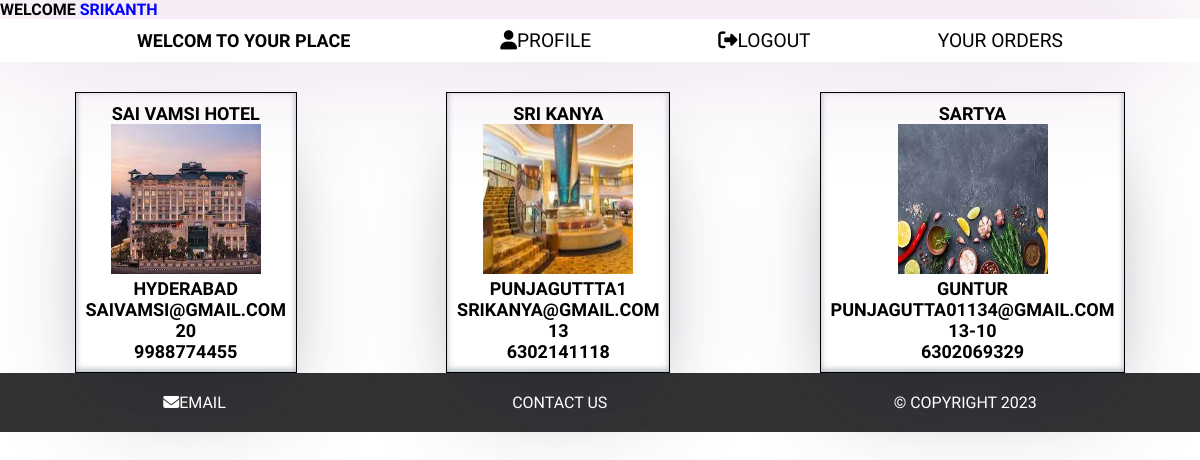
/proapp18/home/ (signed in), run on an earlier commit of the app's database.
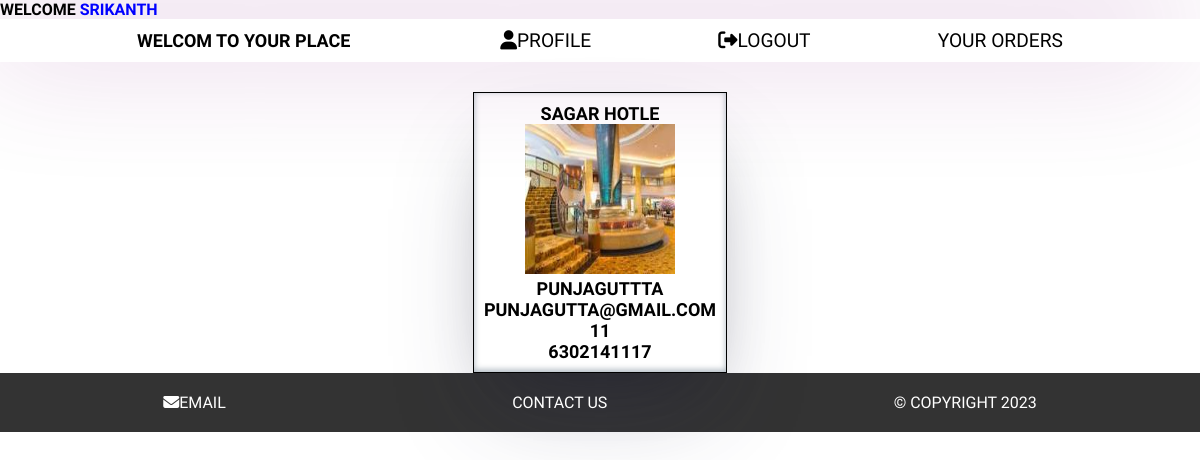
And on a later commit of the database.
### owner_app/models.py (models this page shows)
class owner_model(User):
    phone = models.PositiveBigIntegerField(unique=True)
    dob = models.DateField(auto_now=False,auto_now_add=False)
    gender = models.CharField(max_length=10,choices=[['Male','Male'],['Female','Female']])
    restarunt_name=models.CharField(max_length=50)
    restarunt_address=models.CharField(max_length=200)
    restarunt_email=models.EmailField(unique=True)
    restarunt_phoneno=models.PositiveBigIntegerField(unique=True)
    restarunt_location=models.CharField(max_length=150,choices=[['punjagutta','punjagutta'],['hitech city','hitech city'],['kphb','kphb']])
    image=models.ImageField()
    time=models.CharField(max_length=50)
    date_of_join=models.DateTimeField(auto_now=True)

### proapp18/views.py (the view)
@login_required(login_url='/login')
def home_view(request):
    res=owner_model.objects.all()
    return render(request=request,template_name='Hotel_home.html',context={'data':res})

### proapp18/templates/Hotel_home.html (shortened to what this page needs)
<!DOCTYPE html>
<html lang="en">
<head>
    <!-- {% load static %}
    <link rel="stylesheet" href="{% static 'css/hotel1.css'%}"> -->
</head>
<body>
 {% include 'partials/_header.html' %}
<div id="div1">
  {% if data %}
    {% for i in data%}
    <div id="div-home">
    <h4>{{i.restarunt_name}}</h4>
    <a href="{% url 'proapp18:category_user' pk=i.id %}"><img src="{{i.image.url}}" alt="" height="
    150px" width="150px"></a>
    <h4>{{i.restarunt_address}}</h4>
    <h4>{{i.restarunt_email}}</h4>
    <h4>{{i.time}}</h4>
    <h4>{{i.phone}}</h4>
    </div>
    {% endfor %}
    {% endif %}
  </div>
  {% include 'partials/_footer.html' %}
</body>
</html>

### proapp18/templates/partials/_header.html (shortened to what this page needs)
<!DOCTYPE html>
<html lang="en">
<head>
<link
rel="stylesheet"
href="https://site-assets.fontawesome.com/releases/v6.5.1/css/all.css"
>
<link
rel="stylesheet"
href="https://site-assets.fontawesome.com/releases/v6.5.1/css/sharp-thin.css"
>
</head>
<body>
  <h4>welcome <span id="userNameSpan">{{user}}</span></h4>
  <header>
    <nav id="nav-home">
      <ul type="none" id="ul-home">
      <h1 id="h1-home">welcom to Your place</h1>
      <li><a href="{% url 'proapp18:customer_update' pk=user.id %}"><i class="fa-solid fa-user" class="icon-user"></i>profile</a></li>
      <li><a href="{% url 'proapp18:logout' %}"><i class="fa-solid fa-right-from-bracket" class="icon-user"></i>logout</a></li>
      <li><a href="{% url 'buy_app:order_details' %}">Your Orders</a></li>
    </ul>
    </nav>
  </header>
</body>
</html>

### owner_app/templates/partials/_footer.html (shortened to what this page needs)
<!DOCTYPE html>
<html lang="en">
<head>
    <link
rel="stylesheet"
href="https://site-assets.fontawesome.com/releases/v6.5.1/css/all.css"
>
<link
rel="stylesheet"
href="https://site-assets.fontawesome.com/releases/v6.5.1/css/sharp-thin.css"
>
</head>
<body>
    <div id="p">
      <footer id="footerPart">
        <p><a href="mailto:srikanthpasam76@gmail.com"><i class="fa-sharp fa-solid fa-envelope"></i>EMAIL  </a></p>
        <p><a href="tel:6302141118">Contact  Us</p>
      &copy; Copyright 2023</a>
      </footer>
    </div>
</body>
</html>

### proapp18/templates/partials/_header.html (style rules this page uses)
* { font-family: 'Lexend', sans-serif; text-transform: uppercase; padding: 0%; margin: 0%; }
#div1 { display: flex; flex-wrap: wrap; font-size: large; justify-content: space-around; }
#div-home { border: 1px solid; box-shadow: rgba(50, 50, 93, 0.25) 0px 50px 100px -20px, rgba(0, 0, 0, 0.3) 0px 30px 60px -30px, rgba(10, 37, 64, 0.35) 0px -2px 6px 0px inset; padding: 10px; margin-top: 30px; text-align: center; }
#ul-home { display: flex; font-family: 'Courier New', Courier, monospace; font-size: larger; align-items: center; justify-content: space-evenly; }
a { text-decoration: none; color: black; }
#nav-home { padding: 10px; box-shadow: -17px -17px 127px 0px rgba(120, 4, 120, 0.3); }
#h1-home { width: 20%; font-size: large; }
#userNameSpan { font-variant: small-caps; font-size: medium; color: blue; }

### owner_app/templates/partials/_footer.html (style rules this page uses)
#p { background-color: #333; color: #fff; padding: 20px; text-align: center; }
#footerPart { display: flex; justify-content: space-around; }
#footerPart p { margin: 0; }
#footerPart a { text-decoration: none; color: #fff; transition: color 0.3s; }

What changed in the data, as far as the page shows it:
removed owner_model: restarunt_name "SAI VAMSI HOTEL", image (picture), restarunt_address "HYDERABAD", restarunt_email "SAIVAMSI@GMAIL.COM", time "20", phone "9988774455"
removed owner_model: restarunt_name "SRI KANYA", image (picture), restarunt_address "PUNJAGUTTTA1", restarunt_email "SRIKANYA@GMAIL.COM", time "13", phone "6302141118"
removed owner_model: restarunt_name "SARTYA", image (picture), restarunt_address "GUNTUR", restarunt_email "PUNJAGUTTA01134@GMAIL.COM", time "13-10", phone "6302069329"
added owner_model: restarunt_name "SAGAR HOTLE", image (picture), restarunt_address "PUNJAGUTTTA", restarunt_email "PUNJAGUTTA@GMAIL.COM", time "11", phone "6302141117"
